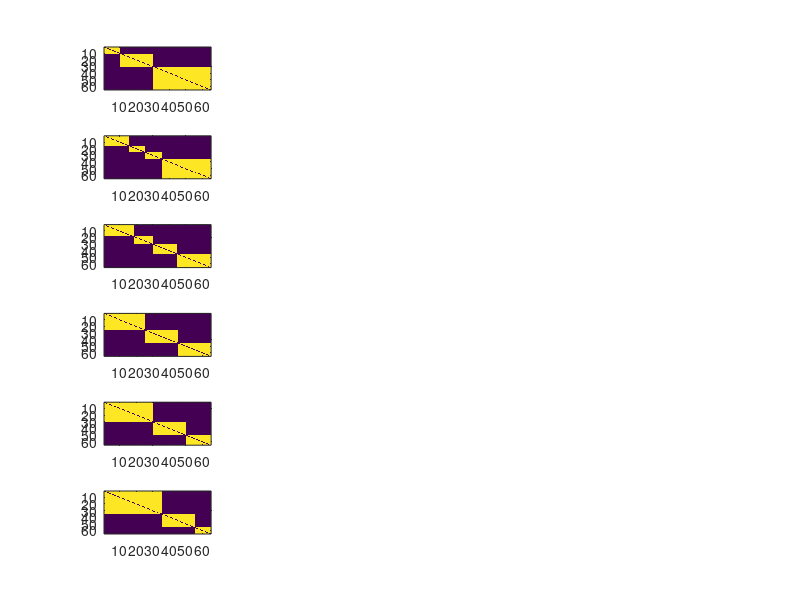

This chart was generated by the following MATLAB code: (Note: this script raises an error after producing the figure.)
clc;close all
state = 0;
rng('default');
% addpath(genpath('~DRL/'));
if 1
%% synthetic data
N = 65;
T = 6;
A = zeros(N, N, T);
B = cell(1, T);

bd = [0 10 30 65];
C = numel(bd) -1;
t = 1;
for cc = 1:C
    dex = bd(cc)+1:bd(cc+1);
    A(dex, dex, t) = 1;
    A(:, :, t) = A(:, :, t) - diag(diag(A(:, :, t)));
    B{t} = sparse(A(:, :, t));
end
subplot(T, 4, (t-1)* 4 + 1);imagesc(A(:,:,t));

for t = 2:T
    if t == 2
        bd = [0 15 25 35 65];
    elseif t == 3
        bd = [0 18 30 44 65];
    else
        bd = bd + [0 5 5 0];
    end
        
    C = numel(bd) -1;
    for cc = 1:C
        dex = bd(cc)+1:bd(cc+1);
        A(dex, dex, t) = 1;
        A(:, :, t) = A(:, :, t) - diag(diag(A(:, :, t)));
        B{t} = sparse(A(:, :, t));
    end
    subplot(T, 4, (t-1)* 4 + 1);imagesc(A(:,:,t));
    
    if t == 2
        bd = [0 15 35 65];
    elseif t == 3
        bd = [0 20 40 65];
    end
end

options.burnin = 3;
options.mcmcsamps = 3;
options.display = 1;

Acore = B;
TrainRatio = 0; 
numslices = T;
idx_train = cell(numslices, 1); idx_test = cell(numslices, 1); BTrain_Mask = cell(numslices, 1);
%figure(1);
for t = 1:numslices
[idx_train{t}, idx_test{t}] = Create_Mask_big_network(Acore{t}, TrainRatio);

end
options.TrainRatio = TrainRatio;
options.idx_train = idx_train;
options.idx_test = idx_test;

numrep = 1;result = cell(numrep, 1);

options.Mex = 1;
options.eval=1;
for rep = 1:numrep
    result{rep} = HGPDR_batch_Gibbs(B, options);
end
end